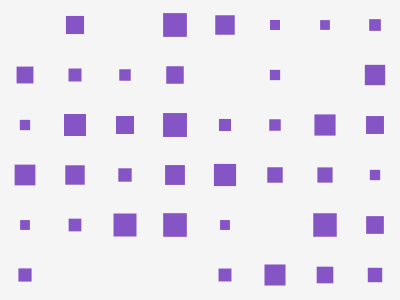
Frame 1 (no input)
Frame 60 (no input): identical to frame 1, image omitted
Frame 120 (the mouse pressed at the canvas centre since frame 60): identical to frame 1, image omitted

The p5.js sketch that drew this single still picture (run headless with seeded random() and noise() and a simulated clock; from frame 60 on, the mouse is pressed at the canvas centre):

// p5.js sketch
// ── sketch.js
let sizeSlider;
let colourSelect;
let patternSeed = 1;

function setup() {
  createCanvas(400, 300);
  rectMode(CENTER);
  noStroke();

  let sizeRow = createDiv();
  createElement("label", "Size ").attribute("for", "square-size").parent(sizeRow);
  sizeSlider = createSlider(8, 36, 24);
  sizeSlider.id("square-size").parent(sizeRow);

  let colourRow = createDiv();
  createElement("label", "Colour ").attribute("for", "square-colour").parent(colourRow);
  colourSelect = createSelect();
  colourSelect.id("square-colour").parent(colourRow);
  colourSelect.option("Purple");
  colourSelect.option("Blue");
  colourSelect.option("Orange");

  let shuffleButton = createButton("Shuffle");
  shuffleButton.mousePressed(shufflePattern);
}

function draw() {
  background(245);
  randomSeed(patternSeed);

  let colours = {
    Purple: "#8655c5",
    Blue: "#3285b8",
    Orange: "#d76a32"
  };

  fill(colours[colourSelect.value()]);
  let size = sizeSlider.value();

  for (let x = 25; x < width; x += 50) {
    for (let y = 25; y < height; y += 50) {
      if (random() > 0.3) {
        let squareSize = random(size * 0.4, size);
        square(x, y, squareSize);
      }
    }
  }
}

function shufflePattern() {
  patternSeed++;
}
